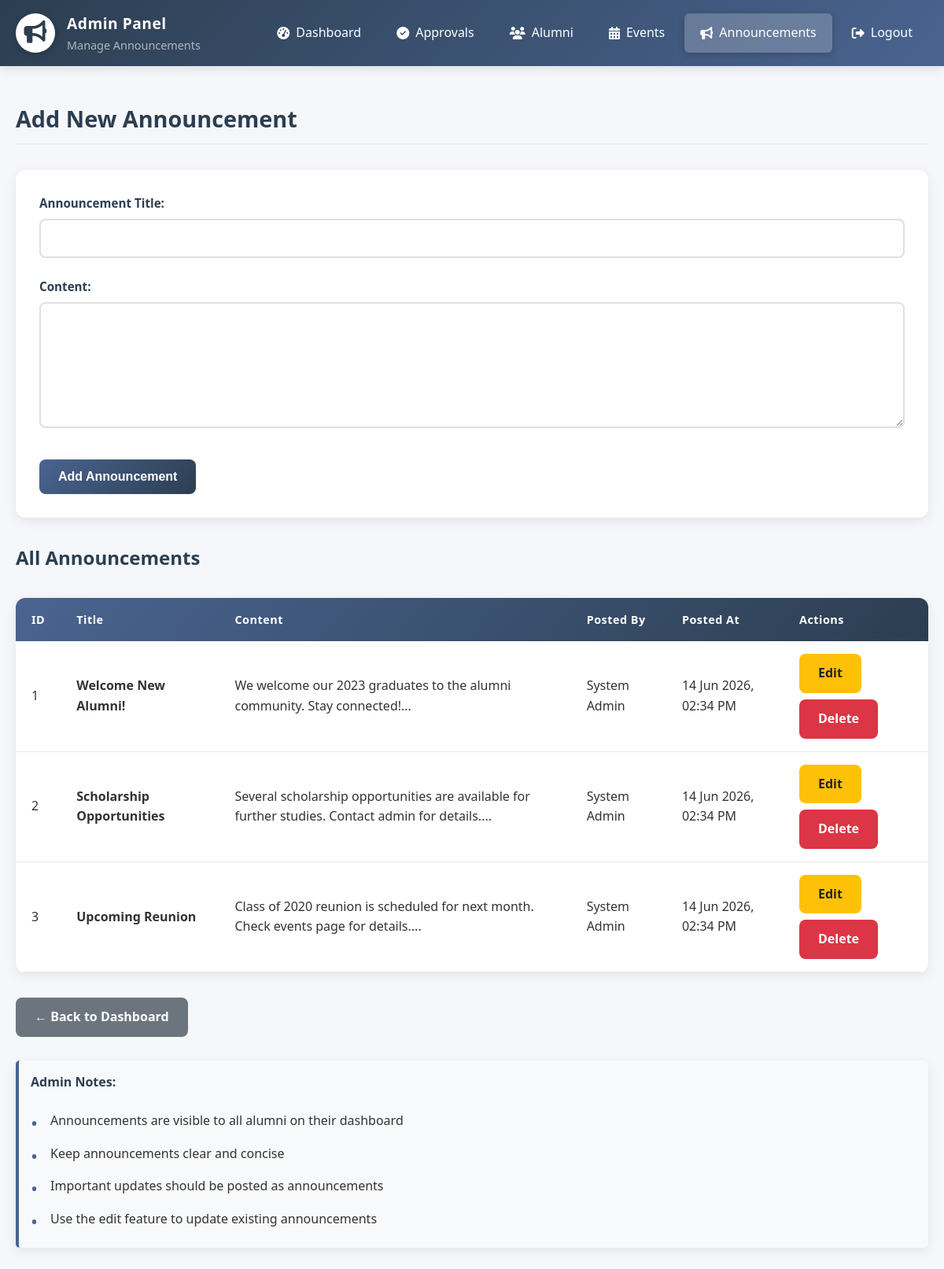
The app's page /admin/manage_announcements.php (signed in) with its own data.
### tables this page shows
CREATE TABLE announcements (
    id INT PRIMARY KEY AUTO_INCREMENT,
    title VARCHAR(200) NOT NULL,
    content TEXT,
    posted_by INT,
    posted_at TIMESTAMP DEFAULT CURRENT_TIMESTAMP
);

CREATE TABLE users (
    id INT PRIMARY KEY AUTO_INCREMENT,
    reg_no VARCHAR(20) UNIQUE,
    name VARCHAR(100) NOT NULL,
    email VARCHAR(100) UNIQUE NOT NULL,
    password VARCHAR(255) NOT NULL,
    graduation_year INT,
    faculty ENUM('Technological Studies', 'Applied Science', 'Business Studies'),
    current_job VARCHAR(100),
    company VARCHAR(100),
    phone VARCHAR(15),
    role ENUM('public', 'alumni', 'admin') DEFAULT 'public',
    status ENUM('pending', 'approved', 'rejected') DEFAULT 'pending',
    created_at TIMESTAMP DEFAULT CURRENT_TIMESTAMP
);

### admin/manage_announcements.php (the view, shortened to what this page needs)
<?php
include '../config/db.php';
$edit_announcement = null;
$sql = "SELECT a.*, u.name as posted_by_name
        FROM announcements a
        LEFT JOIN users u ON a.posted_by = u.id
        ORDER BY a.posted_at DESC";
$result = $conn->query($sql);
?>
<!DOCTYPE html>
<html>
<head>
    <link rel="stylesheet" href="../css/style.css">
    <link rel="stylesheet" href="https://cdnjs.cloudflare.com/ajax/libs/font-awesome/6.4.0/css/all.min.css">
</head>
<body>
    <nav class="navbar">
        <div class="nav-container">
            <div class="nav-brand">
                <div class="university-logo">
                    <i class="fas fa-bullhorn" style="font-size: 1.8rem; color: #2c3e50;"></i>
                </div>
                <div class="nav-title">
                    <span class="university-name">Admin Panel</span>
                    <span class="system-name">Manage Announcements</span>
                </div>
            </div>
            <div class="nav-links">
                <a href="dashboard.php"><i class="fas fa-tachometer-alt"></i> Dashboard</a>
                <a href="approvals.php"><i class="fas fa-check-circle"></i> Approvals</a>
                <a href="manage_users.php"><i class="fas fa-users"></i> Alumni</a>
                <a href="manage_events.php"><i class="fas fa-calendar-alt"></i> Events</a>
                <a href="manage_announcements.php" class="active"><i class="fas fa-bullhorn"></i> Announcements</a>
                <a href="../logout.php"><i class="fas fa-sign-out-alt"></i> Logout</a>
            </div>
        </div>
    </nav>
    <div class="container">
        <h2><?php echo isset($edit_announcement) ? 'Edit Announcement' : 'Add New Announcement'; ?></h2>
        <form method="POST" class="form">
            <div class="form-group">
                <label>Announcement Title:</label>
                <input type="text" name="title"
                       value="<?php echo isset($edit_announcement) ? htmlspecialchars($edit_announcement['title']) : ''; ?>"
                       required>
            </div>
            <div class="form-group">
                <label>Content:</label>
                <textarea name="content" rows="6" required><?php echo isset($edit_announcement) ? htmlspecialchars($edit_announcement['content']) : ''; ?></textarea>
            </div>
            <div class="form-buttons">
                <?php if(isset($edit_announcement)): ?>
                    <button type="submit" name="update" class="btn btn-primary">Update Announcement</button>
                    <a href="manage_announcements.php" class="btn btn-secondary">Cancel</a>
                <?php else: ?>
                    <button type="submit" name="add" class="btn btn-primary">Add Announcement</button>
                <?php endif; ?>
            </div>
        </form>
        <h3>All Announcements</h3>
        <div class="table-container">
            <?php if ($result && $result->num_rows > 0): ?>
                <table class="data-table">
                    <thead>
                        <tr>
                            <th>ID</th>
                            <th>Title</th>
                            <th>Content</th>
                            <th>Posted By</th>
                            <th>Posted At</th>
                            <th>Actions</th>
                        </tr>
                    </thead>
                    <tbody>
                    <?php while($row = $result->fetch_assoc()): ?>
                        <tr>
                            <td><?php echo $row['id']; ?></td>
                            <td><strong><?php echo htmlspecialchars($row['title']); ?></strong></td>
                            <td><?php echo htmlspecialchars(substr($row['content'], 0, 100)) . '...'; ?></td>
                            <td><?php echo htmlspecialchars($row['posted_by_name']); ?></td>
                            <td><?php echo date('d M Y, h:i A', strtotime($row['posted_at'])); ?></td>
                            <td class="action-buttons">
                                <a href="?edit=<?php echo $row['id']; ?>" class="btn btn-warning">Edit</a>
                                <a href="?delete=<?php echo $row['id']; ?>"
                                   class="btn btn-danger"
                                   onclick="return confirm('Are you sure you want to delete this announcement?\n\nTitle: <?php echo addslashes($row['title']); ?>')">Delete</a>
                            </td>
                        </tr>
                    <?php endwhile; ?>
                    </tbody>
                </table>
            <?php else: ?>
                <div class="no-data">
                    <p>No announcements found.</p>
                </div>
            <?php endif; ?>
        </div>
        <div style="margin-top: 30px;">
            <a href="dashboard.php" class="btn btn-secondary">← Back to Dashboard</a>
        </div>
        <div class="admin-notes" style="margin-top: 30px; padding: 15px; background: #f8f9fa; border-radius: 5px;">
            <h4>Admin Notes:</h4>
            <ul>
                <li>Announcements are visible to all alumni on their dashboard</li>
                <li>Keep announcements clear and concise</li>
                <li>Important updates should be posted as announcements</li>
                <li>Use the edit feature to update existing announcements</li>
            </ul>
        </div>
    </div>
</body>
</html>

### records on screen
announcements: id "1", title "Welcome New Alumni!", content "We welcome our 2023 graduates to the alumni community. Stay connected!", users.name "System Admin", posted_at "14 Jun 2026, 02:34 PM"
announcements: id "2", title "Scholarship Opportunities", content "Several scholarship opportunities are available for further studies. Contact admin for details.", users.name "System Admin", posted_at "14 Jun 2026, 02:34 PM"
announcements: id "3", title "Upcoming Reunion", content "Class of 2020 reunion is scheduled for next month. Check events page for details.", users.name "System Admin", posted_at "14 Jun 2026, 02:34 PM"
